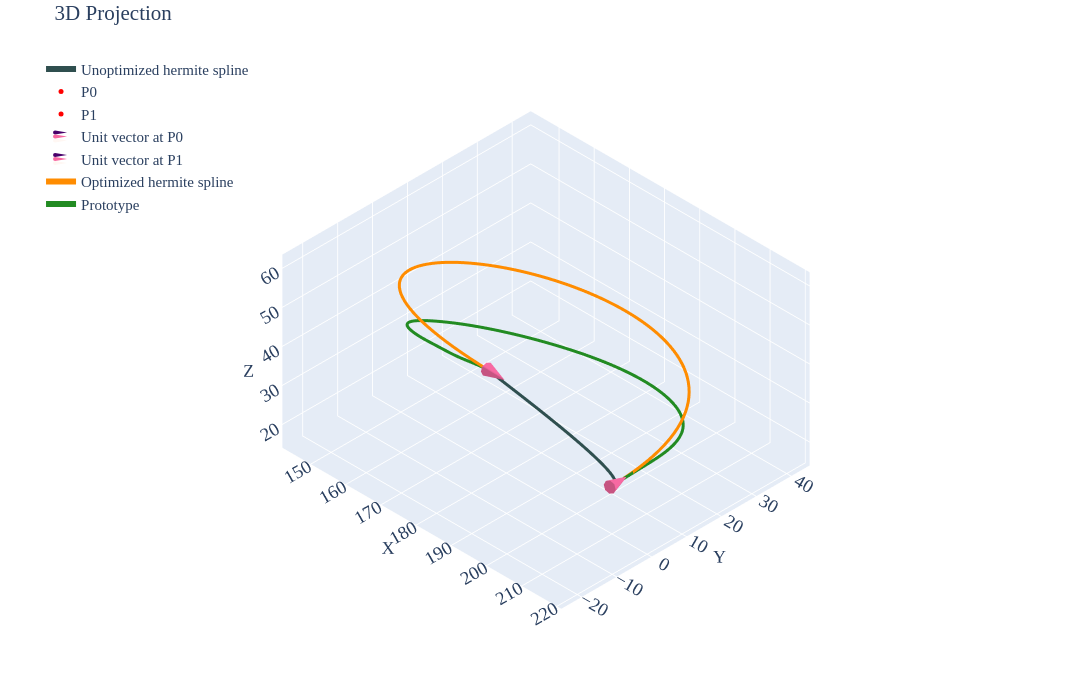

The cell this chart's notebook holds for it:
### Markdown cell above
## P3 Case 02

### Code cell
df=pd.read_csv('../data/2810/p3-case2.csv')
prt=df.iloc[10:,2:].reset_index(drop=True)

p0=df.iloc[5,2:].values.astype(float)    # Point0
p1=df.iloc[6,2:].values.astype(float)    # Point1
v0=-1*(p0-prt.iloc[3].values).astype(float)
v1=-1*(prt.iloc[96].values-p1).astype(float)
u0=v0/np.linalg.norm(v0)                 # Unit Vector @ Point0
u1=v1/np.linalg.norm(v1)                 # Unit Vector @ Point1
u1=df.iloc[9,2:].values.astype(float)    # Unit Vector @ Point1
m0=df.iloc[2,1]                          # Magnitude for Vector1
m1=df.iloc[3,1]                          # Magnitude for Vector2
u0_init=u0*m0
u1_init=u1*m1
spl=utils.hermite(p0,p1,u0_init,u1_init,num_points=51)

tgt=utils.length(prt.values)             # Target spline length

def obj_fn(mag,prt_pts,p0,p1,u0,u1,n_points=100):
    m0=mag[0]
    m1=mag[1]    
    u0_scld=m0*u0
    u1_scld=m1*u1
    spl=utils.hermite(p0,p1,u0_scld,u1_scld,num_points=n_points)
    dist_err=abs(np.sum((spl-prt_pts)**2))
    return dist_err

def len_up(mag,prt_pts,p0,p1,u0,u1,n_points=100):
    return 2-(utils.length(utils.hermite(p0,p1,mag[0]*u0,mag[1]*u1,num_points=n_points))-utils.length(prt_pts))

def len_lo(mag,prt_pts,p0,p1,u0,u1,n_points=100):
    return 2+(utils.length(utils.hermite(p0,p1,mag[0]*u0,mag[1]*u1,num_points=n_points))-utils.length(prt_pts))

def len_eq(mag,prt_pts,p0,p1,u0,u1,n_points=100):
    return (utils.length(utils.hermite(p0,p1,mag[0]*u0,mag[1]*u1,num_points=n_points))-utils.length(prt_pts))

constraints=[
    {'type':'eq','fun':len_eq,'args':(prt.values,p0,p1,u0,u1)},
    # {'type':'ineq','fun':len_up,'args':(prt.values,p0,p1,u0,u1)},
    # {'type':'ineq','fun':len_lo,'args':(prt.values,p0,p1,u0,u1)}
]

sol=minimize(obj_fn,[1,1],args=(prt.values,p0,p1,u0,u1),method='SLSQP',constraints=constraints)
u0_final=sol.x[0]*u0
u1_final=sol.x[1]*u1
spl=utils.hermite(p0,p1,u0_init,u1_init,num_points=100)
spl_tgt=utils.hermite(p0,p1,u0_final,u1_final,num_points=100)

pd.DataFrame(spl_tgt, columns=['X','Y','Z']).to_csv('../data/2810/rev-opt/p3-case2-opt.csv',index=False)

print(f'Length of the Prototype Spline: {utils.length(prt.values):.5f}')
print(f'Given target spline length: {tgt:.5f}')
print(f'Length of the Hermite Spline: {utils.length(spl.astype(float)):.5f}')
print(f'Achieved Length of the Hermite Spline: {utils.length(spl_tgt.astype(float)):.5f}')
print(f'\nMaximum Distance Deviation: {max(np.linalg.norm(spl_tgt-spl,axis=1)):.4f}')
print(f'Total Distance Deviation: {sum(np.linalg.norm(spl_tgt-spl,axis=1)):.4f}')
print(f'\nComputed Magnitude (M0, M1): {sol.x[0]:.4f}, {sol.x[1]:.4f}')

utils.plotter(spl,p0,p1,u0_init,u1_init,tgt=spl_tgt,prt=prt.values,cne=6,intr='d',tgt_label='Optimized hermite spline')
